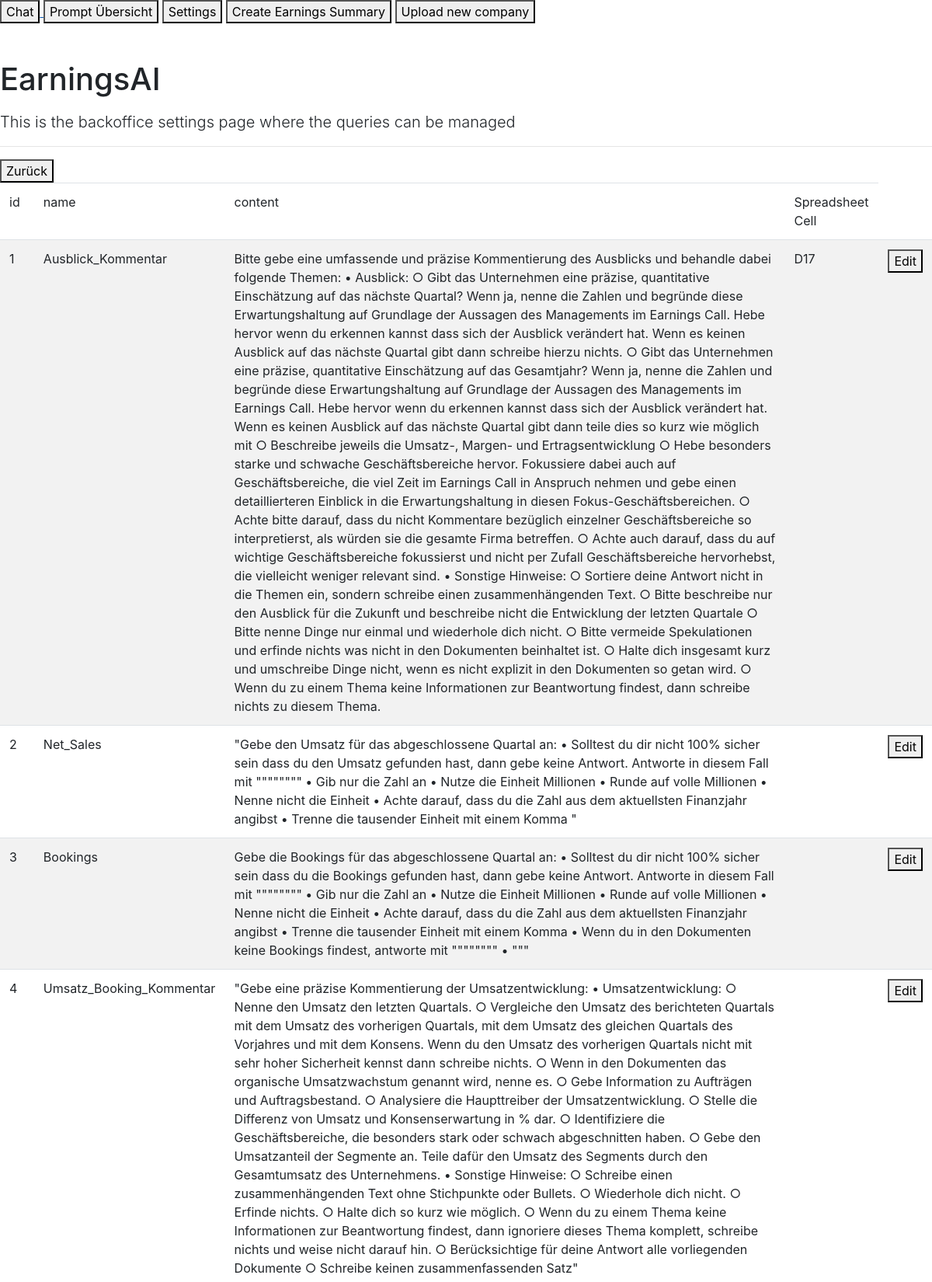
Page /edit (upper part) on the committed database.
### app/models.py (models this page shows)
class Prompts(db.Model):
    id = db.Column(db.Integer, primary_key=True)
    name = db.Column(db.String(80), nullable=False)
    content = db.Column(db.String(400), nullable=False)
    gsheetcell = db.Column(db.String(400), nullable=False)

### app/routes.py (the view)
@app.route('/edit', methods=['GET', 'POST'])
def edit():
    print("YES")
    all_prompts=Prompts.query.all()
    form = EditQueryForm()
    return render_template('edit.html', form=form, all_prompts=all_prompts)

### templates/edit.html
{% extends "base.html" %}
{% from 'bootstrap/form.html' import render_form, render_field %}
{% block content %}
      <h1 class="pt-5 pb-2">EarningsAI</h1>
      <p class="lead">This is the backoffice settings page where the queries can be managed </p>
      <hr>
          <div>
            <a href= / >
                <button class="GFG">
                    Zurück
                </button>
            <table id="data" class="table table-striped">
                <thead>
                    <tr>
                        <td>id</td>
                        <td>name</td>
                        <td>content</td>
                        <td>Spreadsheet Cell</td>
                    </tr>
                </thead>
            <tbody>
                {% for x in all_prompts %}
                <tr>
                    <td>{{x.id}}</td>
                    <td>{{x.name}}</td>
                    <td>{{x.content}}</td>
                    <td>{{x.gsheetcell}}</td>
                    <td> <a href= edit/{{x.id}}>
                        <button class="GFG">
                            Edit
                        </button>
                    </a>
                    </td>
                </tr>
                {% endfor %}
            </tbody>
        </table>
          </div>
      {% endblock %}

### rows in the picture
Prompts: id "1", name "Ausblick_Kommentar", content "Bitte gebe eine umfassende und präzise Kommentierung des Ausblicks und behandle dabei folgende Themen: • Ausblick: ○ Gibt das Unternehmen eine präzise, quantitative Einschätzung auf das nächste Quartal? Wenn ja, nenne die Zahlen und begründe diese Erwartungshaltung auf Grundlage der Aussagen des Managements im Earnings Call. Hebe hervor wenn du erkennen kannst dass sich der Ausblick verändert hat. Wenn es keinen Ausblick auf das nächste Quartal gibt dann schreibe hierzu nichts. ○ Gibt das Unternehmen eine präzise, quantitative Einschätzung auf das Gesamtjahr? Wenn ja, nenne die Zahlen und begründe diese Erwartungshaltung auf Grundlage der Aussagen des Managements im Earnings Call. Hebe…", gsheetcell "D17"
Prompts: id "2", name "Net_Sales", content "\"Gebe den Umsatz für das abgeschlossene Quartal an: • Solltest du dir nicht 100% sicher sein dass du den Umsatz gefunden hast, dann gebe keine Antwort. Antworte in diesem Fall mit \"\"\"\"\"\"\"\" • Gib nur die Zahl an • Nutze die Einheit Millionen • Runde auf volle Millionen • Nenne nicht die Einheit • Achte darauf, dass du die Zahl aus dem aktuellsten Finanzjahr angibst • Trenne die tausender Einheit mit einem Komma \""
Prompts: id "3", name "Bookings", content "Gebe die Bookings für das abgeschlossene Quartal an: • Solltest du dir nicht 100% sicher sein dass du die Bookings gefunden hast, dann gebe keine Antwort. Antworte in diesem Fall mit \"\"\"\"\"\"\"\" • Gib nur die Zahl an • Nutze die Einheit Millionen • Runde auf volle Millionen • Nenne nicht die Einheit • Achte darauf, dass du die Zahl aus dem aktuellsten Finanzjahr angibst • Trenne die tausender Einheit mit einem Komma • Wenn du in den Dokumenten keine Bookings findest, antworte mit \"\"\"\"\"\"\"\" • \"\"\""
Prompts: id "4", name "Umsatz_Booking_Kommentar", content "\"Gebe eine präzise Kommentierung der Umsatzentwicklung: • Umsatzentwicklung: ○ Nenne den Umsatz den letzten Quartals. ○ Vergleiche den Umsatz des berichteten Quartals mit dem Umsatz des vorherigen Quartals, mit dem Umsatz des gleichen Quartals des Vorjahres und mit dem Konsens. Wenn du den Umsatz des vorherigen Quartals nicht mit sehr hoher Sicherheit kennst dann schreibe nichts. ○ Wenn in den Dokumenten das organische Umsatzwachstum genannt wird, nenne es. ○ Gebe Information zu Aufträgen und Auftragsbestand. ○ Analysiere die Haupttreiber der Umsatzentwicklung. ○ Stelle die Differenz von Umsatz und Konsenserwartung in % dar. ○ Identifiziere die Geschäftsbereiche, die besonders stark oder…"
